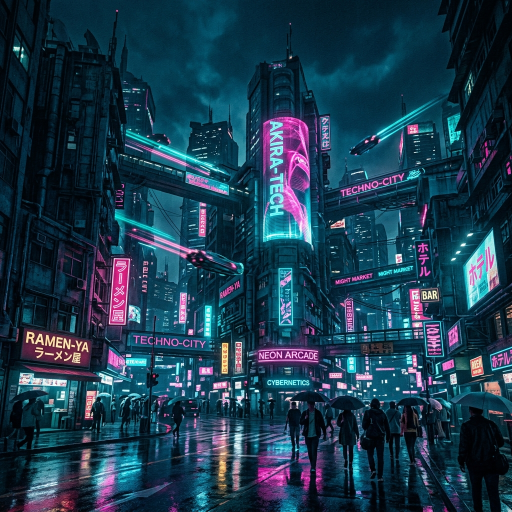
#> input picture examples/reference_cyberpunk.png, 1024 x 1024 px (shown at 1/2 size)
$ python -i masking.py   (imports and definitions only)   (older library calls are emulated)
#> lines starting #> are read from the running program, lines starting #| are printed output that depends on the picture; after the words box and inside, x2 and y2 are one past the last pixel; in counts of white or black regions, pixels touching at a corner belong together
"""
Mask-guided color transfer.

Allows applying color transfer to specific regions of the image
using either:
  - Auto-detected masks (sky, foreground, shadows, highlights)
  - User-uploaded custom masks
  - Luminance-based range selection

The mask defines WHERE the transfer is applied (white = transfer,
black = keep original), with smooth blending at edges.
"""

import cv2
import numpy as np
from typing import Optional, Tuple


def create_sky_mask(image_rgb: np.ndarray,
                    threshold: float = 0.4) -> np.ndarray:
    """
    Auto-detect sky region using flood-fill from top edge +
    texture/position heuristics. Works for ALL sky colors
    (blue, orange sunset, pink, overcast gray, etc.).

    Strategy:
        1. Score each pixel by position (upper = more likely sky),
           texture smoothness, and brightness.
        2. Use the top rows as seed region and grow downward
           using color similarity.
        3. Combine both approaches for a robust mask.

    Args:
        image_rgb: Input image as RGB uint8.
        threshold: Sensitivity (0-1, lower = more sky detected).

    Returns:
        Soft mask as float32 [0, 1] (1 = sky region).
    """
#> called with threshold = 0.4
    h, w = image_rgb.shape[:2]
#> h = 1024; w = 1024

    # --- Score 1: Position bias (upper portion) ---
    y_weight = np.linspace(1.0, 0.0, h).reshape(-1, 1)
    y_weight = np.power(y_weight, 0.7)  # Softer falloff
    position_score = np.broadcast_to(y_weight, (h, w)).copy()

    # --- Score 2: Low texture (sky = smooth gradient) ---
    gray = cv2.cvtColor(image_rgb, cv2.COLOR_RGB2GRAY)
    # Use Laplacian variance as texture measure
    lap = cv2.Laplacian(gray, cv2.CV_32F)
    # Local texture energy via block averaging
    texture_energy = cv2.blur(np.abs(lap), (15, 15))
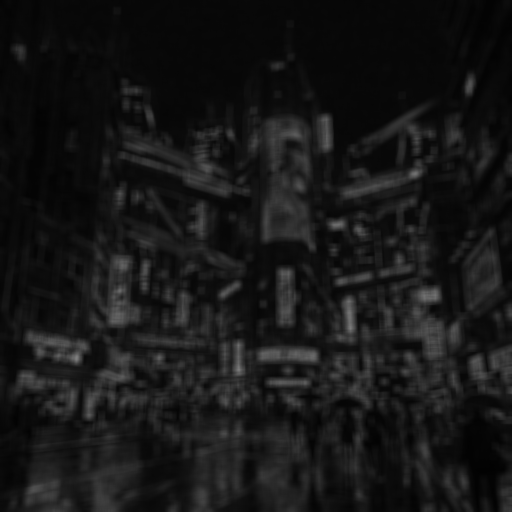
#> texture_energy: shape (1024, 1024) float32 (shown at 1/2 size); min 2.43, max 131.1, mean 22.7
    # Normalize and invert
    tex_max = np.percentile(texture_energy, 95)
#> tex_max = 55.78
    if tex_max > 0:
        texture_score = 1.0 - np.clip(texture_energy / tex_max, 0, 1)
    else:
        texture_score = np.ones((h, w), dtype=np.float32)

    # --- Score 3: Brightness ---
    val = gray.astype(np.float32) / 255.0
    bright_score = val

    # --- Score 4: Color similarity to top strip ---
    # Sample the top 5% of the image as reference sky color
    top_strip = image_rgb[:max(h // 20, 5), :, :]
    sky_mean = top_strip.reshape(-1, 3).mean(axis=0).astype(np.float32)
#> sky_mean = [3.23, 35.06, 49.6]
    sky_std = max(top_strip.reshape(-1, 3).std(), 15.0)
#> sky_std = 24.57

    # Color distance from sky reference
    img_f = image_rgb.astype(np.float32)
    color_dist = np.sqrt(np.sum((img_f - sky_mean) ** 2, axis=2))
    # Normalize: close to sky color = high score
    color_score = np.exp(-(color_dist ** 2) / (2 * (sky_std * 3) ** 2))
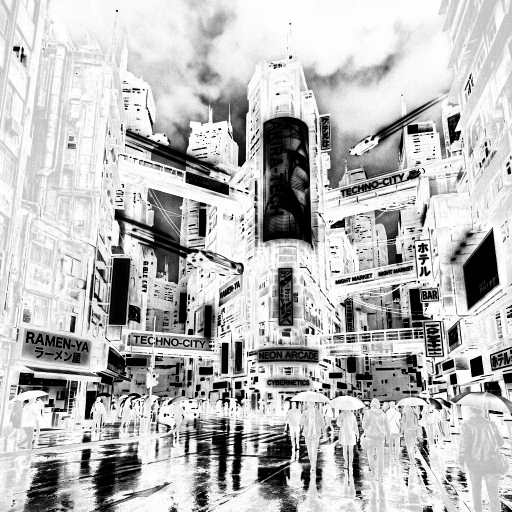
#> color_score: shape (1024, 1024) float32 (shown at 1/2 size); min 7.31e-07, max 1, mean 0.733

    # --- Combine all scores ---
    combined = (position_score * 0.25 +
                texture_score * 0.30 +
                bright_score * 0.15 +
                color_score * 0.30)
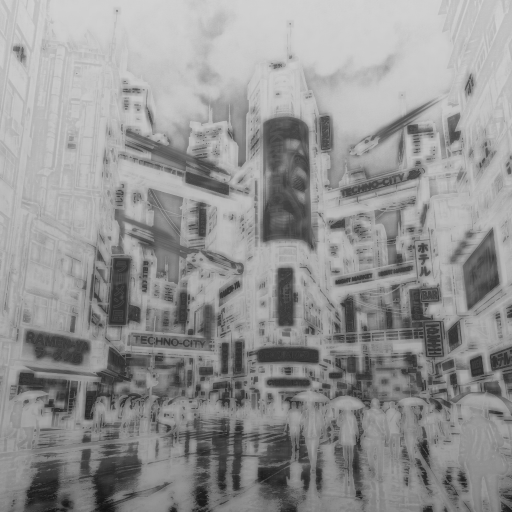
#> combined: shape (1024, 1024) float64 (shown at 1/2 size); min 0.066, max 0.832, mean 0.578

    # --- Flood-fill refinement from top edge ---
    # Start from pixels in the top 10% that score well
    seed_rows = max(h // 10, 10)
#> seed_rows = 102
    seed_mask = np.zeros((h, w), dtype=np.uint8)
    seed_region = combined[:seed_rows, :]
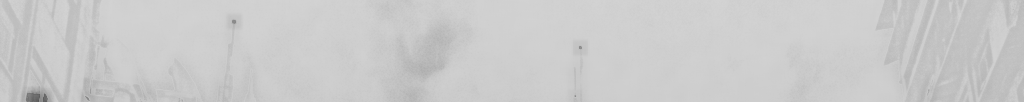
#> seed_region: shape (102, 1024) float64; min 0.347, max 0.832, mean 0.795
    seed_mask[:seed_rows, :] = (seed_region > 0.45).astype(np.uint8) * 255
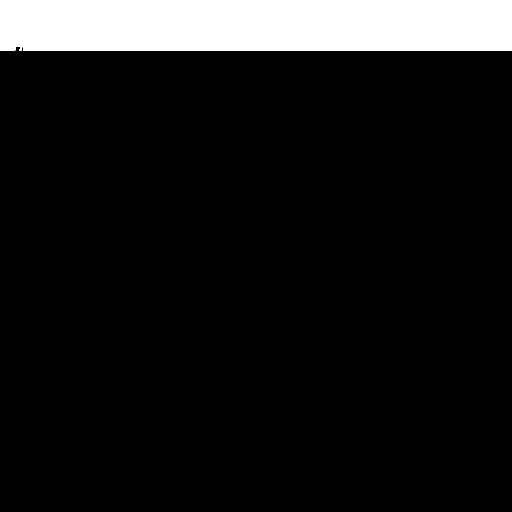
#> seed_mask: shape (1024, 1024) (shown at 1/2 size); 10% white; 1 white region, box (x1, y1, x2, y2) and area: (0, 0, 1024, 102) 104355

    # Grow the mask downward using connected components
    # Use the combined score as a probability map
    prob_mask = (combined > threshold).astype(np.uint8) * 255
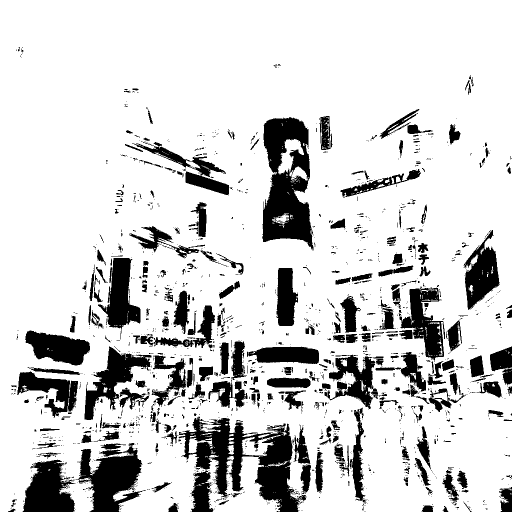
#> prob_mask: shape (1024, 1024) (shown at 1/2 size); 82.4% white; 1815 black regions (1478 under 20 px), largest, box (x1, y1, x2, y2) and area: (357, 833, 613, 1024) 19036, (524, 234, 627, 501) 17292, (155, 886, 292, 1024) 9898

    # Connect seed to the probability mask via morphological propagation
    # Start with seed and iteratively grow into high-probability areas
    grown = seed_mask.copy()
    kernel_grow = np.ones((5, 5), np.uint8)
    for _ in range(h // 10):
        dilated = cv2.dilate(grown, kernel_grow, iterations=1)
        grown = cv2.bitwise_and(dilated, prob_mask)
        # Keep connected to seed
        grown = cv2.bitwise_or(grown, seed_mask)
#> dilated: shape (1024, 1024); 29.2% white; 1 white region, box (x1, y1, x2, y2) and area: (0, 0, 1024, 306) 306619
#> grown: shape (1024, 1024); 28.8% white; 23 white regions (19 under 20 px), largest, box (x1, y1, x2, y2) and area: (0, 0, 1024, 306) 302072, (641, 247, 645, 289) 52, (649, 244, 658, 272) 47, (655, 276, 659, 296) 38

    # Also include the raw high-confidence pixels
    high_conf = (combined > 0.65).astype(np.uint8) * 255
#> high_conf: shape (1024, 1024); 40.3% white; 597 white regions (503 under 20 px), largest, box (x1, y1, x2, y2) and area: (0, 0, 1024, 683) 392284, (619, 265, 834, 444) 7626, (653, 547, 830, 606) 2343
    # But only if they're in the upper 60% and connected
    upper_only = np.zeros_like(high_conf)
    upper_only[:int(h * 0.6), :] = high_conf[:int(h * 0.6), :]
#> upper_only: shape (1024, 1024); 39.5% white; 382 white regions (324 under 20 px), largest, box (x1, y1, x2, y2) and area: (0, 0, 1024, 614) 390313, (619, 265, 834, 444) 7626, (653, 547, 830, 606) 2343
    grown = cv2.bitwise_or(grown, upper_only)
#> grown: shape (1024, 1024); 42.3% white; 342 white regions (290 under 20 px), largest, box (x1, y1, x2, y2) and area: (0, 0, 1024, 614) 430687, (653, 547, 830, 606) 2343, (375, 543, 464, 610) 2336

    # --- Morphological cleanup ---
    kernel_close = np.ones((21, 21), np.uint8)
    grown = cv2.morphologyEx(grown, cv2.MORPH_CLOSE, kernel_close)
#> grown: shape (1024, 1024); 47.9% white; 7 white regions (6 under 20 px), largest, box (x1, y1, x2, y2) and area: (0, 0, 1024, 614) 501806
    kernel_open = np.ones((9, 9), np.uint8)
    grown = cv2.morphologyEx(grown, cv2.MORPH_OPEN, kernel_open)
#> grown: shape (1024, 1024); 47.7% white; 6 white regions, box (x1, y1, x2, y2) and area: (0, 0, 1024, 614) 493239, (375, 523, 455, 608) 4261, (267, 587, 322, 612) 892, (301, 516, 323, 574) 789, (683, 338, 704, 369) 451, (368, 466, 377, 475) 81

    # --- Smooth edges for natural blending ---
    mask_smooth = cv2.GaussianBlur(grown.astype(np.float32), (41, 41), 15)
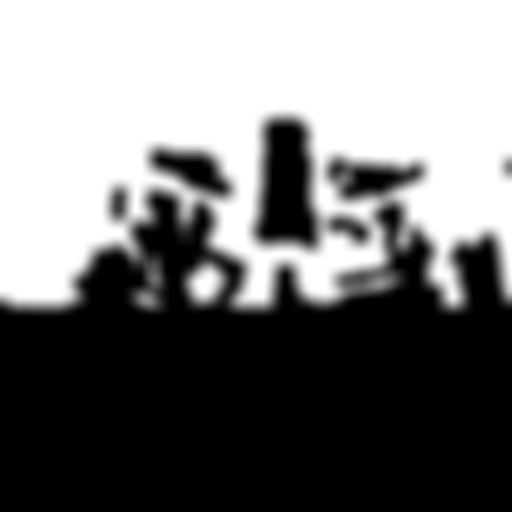
#> mask_smooth: shape (1024, 1024) float32 (shown at 1/2 size); min 0, max 255, mean 121.5; drawn with min black and max white
    mask_max = mask_smooth.max()
#> mask_max = 255
    if mask_max > 0:
        mask_smooth = mask_smooth / mask_max
    else:
        mask_smooth = np.zeros((h, w), dtype=np.float32)

    return mask_smooth


# [163 lines left out: functions create_foreground_mask, create_luminance_mask, load_custom_mask, apply_masked_transfer, create_mask_preview, not called in this run]

>>> import cv2
>>> picture = cv2.cvtColor(cv2.imread('../examples/reference_cyberpunk.png'), cv2.COLOR_BGR2RGB)
>>> result = create_sky_mask(picture)

$ run again, on examples/reference_golden_hour.png
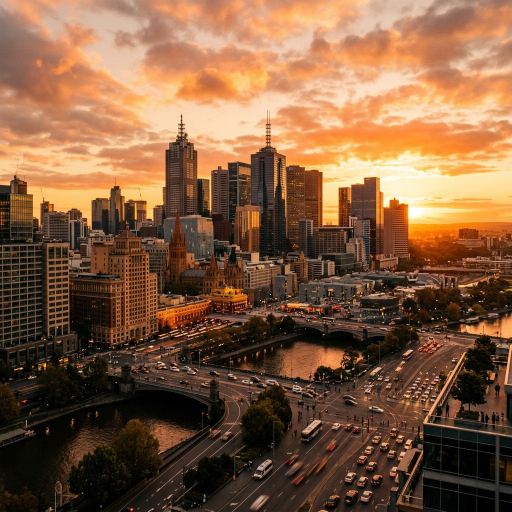
#> input picture examples/reference_golden_hour.png, 1024 x 1024 px (shown at 1/2 size)
#> in create_sky_mask, `texture_energy = cv2.blur(np.abs(lap), (15, 15))`:
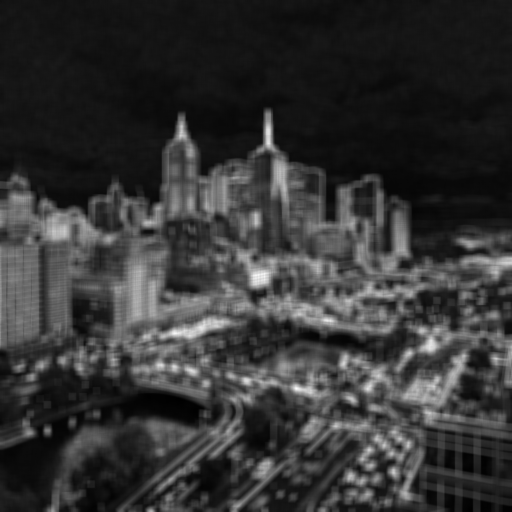
#> texture_energy: shape (1024, 1024) float32 (shown at 1/2 size); min 0.796, max 90.61, mean 19.4; drawn with min black and max white
#> tex_max = 48.58
#> sky_mean = [213.3, 158.9, 125.6]
#> sky_std = 44.23
#> seed_mask: shape (1024, 1024); 10% white; 1 white region, box (x1, y1, x2, y2) and area: (0, 0, 1024, 102) 104448
#> prob_mask: shape (1024, 1024); 58.9% white; 1576 black regions (1295 under 20 px), largest, box (x1, y1, x2, y2) and area: (0, 419, 1024, 1024) 373854, (0, 382, 210, 519) 9335, (387, 350, 517, 552) 8034
#> high_conf: shape (1024, 1024); 38% white; 296 white regions (286 under 20 px), largest, box (x1, y1, x2, y2) and area: (0, 0, 1024, 483) 395528, (1002, 628, 1024, 675) 694, (395, 440, 423, 472) 484
#> upper_only: shape (1024, 1024); 37.9% white; 233 white regions (227 under 20 px), largest, box (x1, y1, x2, y2) and area: (0, 0, 1024, 483) 395528, (395, 440, 423, 472) 484, (504, 505, 518, 524) 177, (496, 410, 513, 417) 48, (149, 521, 157, 531) 39, (495, 422, 499, 430) 21
#> in create_sky_mask, `mask_smooth = cv2.GaussianBlur(grown.astype(np.float32), (41, 41), 15)`:
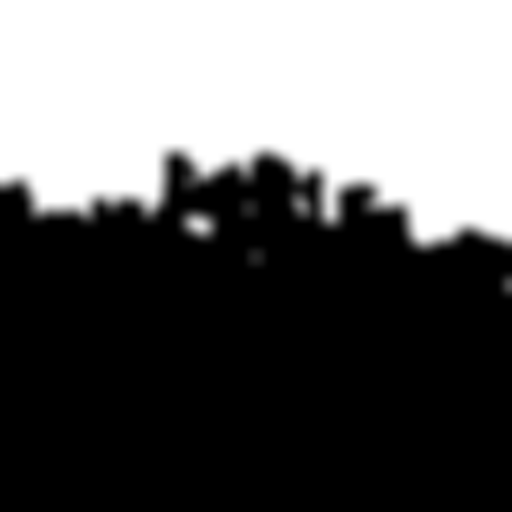
#> mask_smooth: shape (1024, 1024) float32 (shown at 1/2 size); min 0, max 255, mean 99.6; drawn with min black and max white
#> mask_max = 255

$ run again, on examples/reference_nordic.png
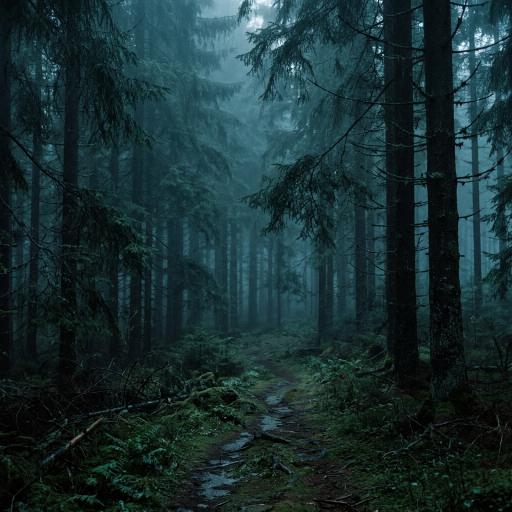
#> input picture examples/reference_nordic.png, 1024 x 1024 px (shown at 1/2 size)
#> tex_max = 28.31
#> sky_mean = [42.34, 73.75, 82.92]
#> sky_std = 53.44
#> seed_mask: shape (1024, 1024); 9.9% white; 2 white regions (1 under 20 px), largest, box (x1, y1, x2, y2) and area: (0, 0, 1024, 102) 103852
#> in create_sky_mask, `prob_mask = (combined > threshold).astype(np.uint8) * 255`:
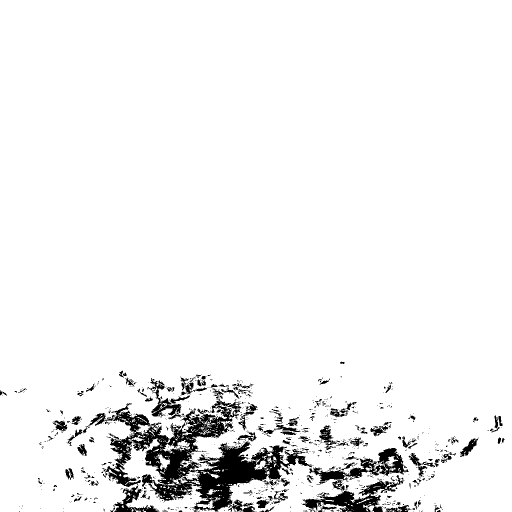
#> prob_mask: shape (1024, 1024) (shown at 1/2 size); 94.5% white; 992 black regions (847 under 20 px), largest, box (x1, y1, x2, y2) and area: (211, 806, 624, 1024) 29160, (605, 950, 809, 1024) 4233, (619, 896, 817, 983) 4203
#> high_conf: shape (1024, 1024); 33.8% white; 1563 white regions (1395 under 20 px), largest, box (x1, y1, x2, y2) and area: (0, 0, 777, 692) 261031, (741, 0, 921, 355) 31969, (684, 300, 823, 490) 6279
#> upper_only: shape (1024, 1024); 32.5% white; 1353 white regions (1206 under 20 px), largest, box (x1, y1, x2, y2) and area: (0, 0, 777, 614) 252479, (741, 0, 921, 355) 31969, (684, 300, 823, 490) 6279
#> in create_sky_mask, `mask_smooth = cv2.GaussianBlur(grown.astype(np.float32), (41, 41), 15)`:
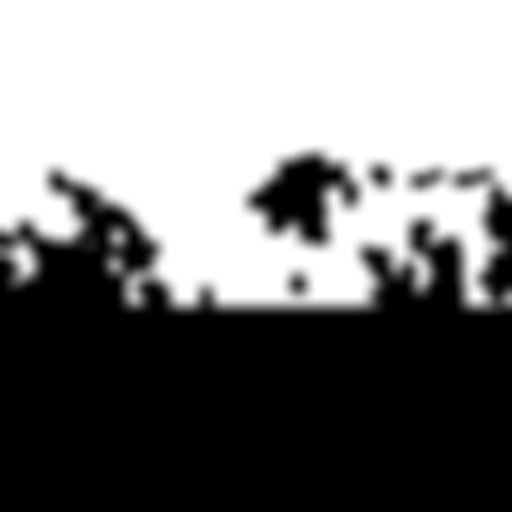
#> mask_smooth: shape (1024, 1024) float32 (shown at 1/2 size); min 0, max 255, mean 126.4; drawn with min black and max white
#> mask_max = 255
